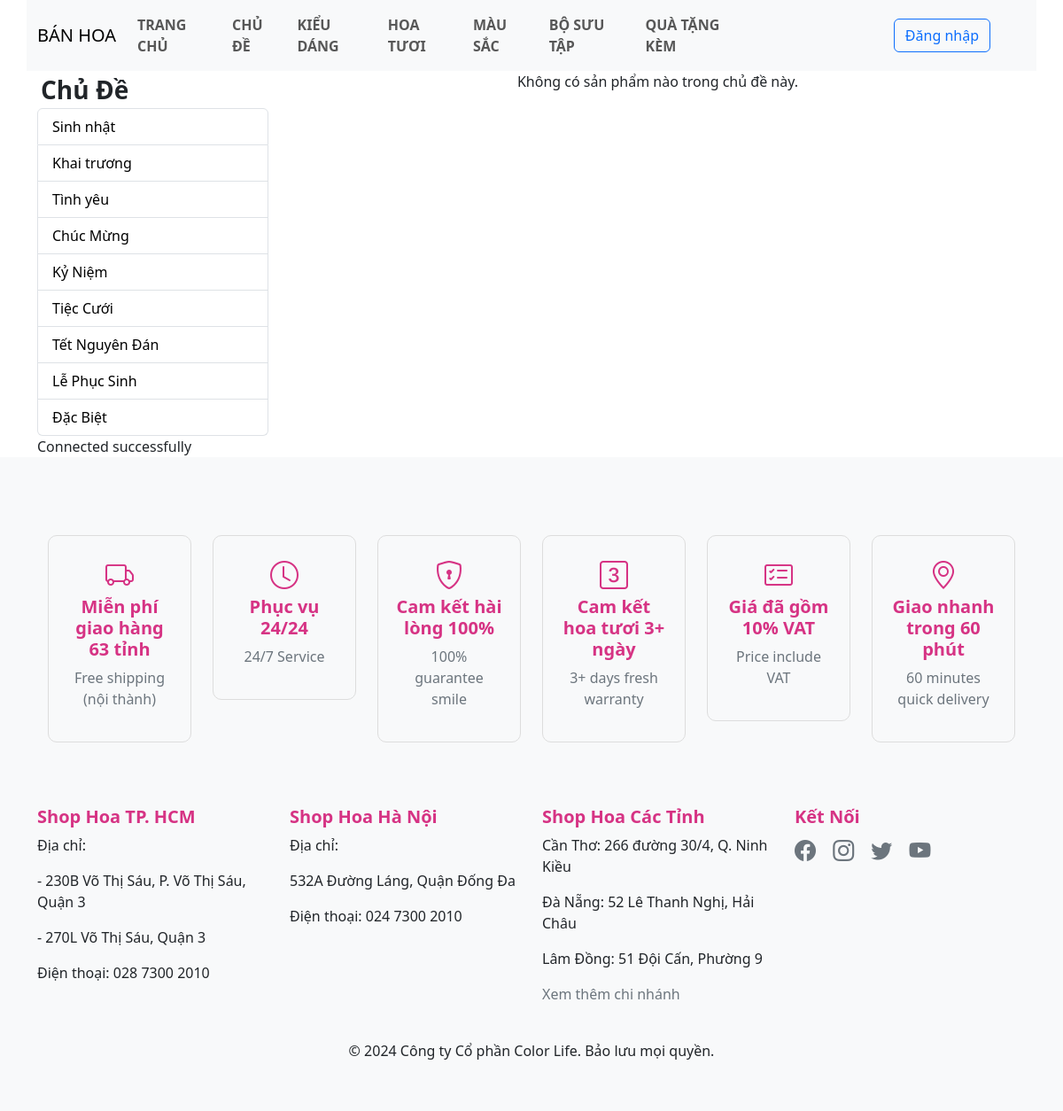
Page /Topic.php?id=5 on the committed database.
### tables this page shows
CREATE TABLE IF NOT EXISTS `chude` (
  `id` int NOT NULL AUTO_INCREMENT,
  `ten_chu_de` varchar(255) NOT NULL,
  PRIMARY KEY (`id`)
);

### load_data.php (the view)
<?php
try {
    include('db_connect.php');
    $conn->setAttribute(PDO::ATTR_ERRMODE, PDO::ERRMODE_EXCEPTION);
    $stmt = $conn->prepare("SELECT * FROM chude");
    $stmt->execute();
    $stmt->setFetchMode(PDO::FETCH_ASSOC);
    echo '<ul class="list-group">';
    $i = 1;
    while ($row = $stmt->fetch()) {
        echo '<li class="list-group-item p-0">';
        echo '<a  href="/Topic.php?id=' . $i . '" class="text-decoration-none w-100 h-100 d-block text-black  px-3 py-2">' . $row['ten_chu_de'] . '</a>';
        echo '</li>';
        $i++;
    }
    echo '</ul>';
    echo "Connected successfully";
} catch (PDOException $e) {
    echo "Connection failed: " . $e->getMessage();
}
?>

### rows in the picture
chude: ten_chu_de "Sinh nhật"
chude: ten_chu_de "Khai trương"
chude: ten_chu_de "Tình yêu"
chude: ten_chu_de "Chúc Mừng"
chude: ten_chu_de "Kỷ Niệm"
chude: ten_chu_de "Tiệc Cưới"
chude: ten_chu_de "Tết Nguyên Đán"
chude: ten_chu_de "Lễ Phục Sinh"
chude: ten_chu_de "Đặc Biệt"
